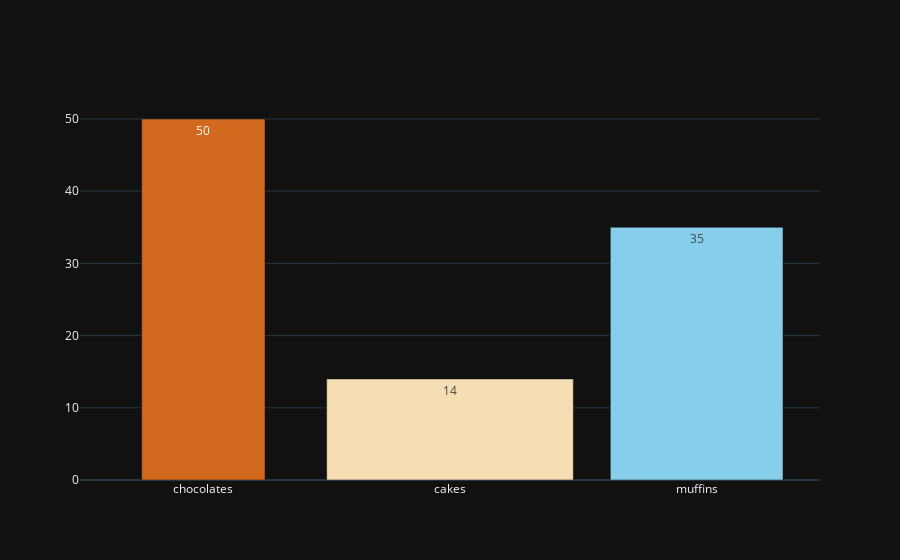

Write notebook code for a chart like this one.
### Markdown cell above
<div style="padding:15px 30px 25px; background: #28559A; font-family: sans-serif;border-radius: 10px">
  <h2 style="text-align: center; color: #DEB992; padding:15px 30px; border: 1px solid #DEB992; border-radius: 10px">
    Customizing the Bar Chart in Plotly
  </h2>
</div>

### Code cell
# specifying x and y-axes of bar charts
x = items.copy()
y = order1_qty.copy()
trace = go.Bar(
    x=x,
    y=y,
    width=[0.5, 1, 0.7],  # relative width of actual bars
    text=y, # text to display in the chart
    textposition='inside',
    marker=dict(color=['chocolate', 'wheat', 'skyblue']),
)
data =[trace]
offline.iplot(data)

### Figure 1 — Plotly figure (JSON) as saved in the notebook; plotly's stock layout.template omitted (floating-point values rounded to 4 significant figures)
{"data": [{"marker": {"color": ["chocolate", "wheat", "skyblue"]}, "text": ["50", "14", "35"], "textposition": "inside", "width": [0.5, 1, 0.7], "x": ["chocolates", "cakes", "muffins"], "y": [50, 14, 35], "type": "bar"}], "layout": {}}
